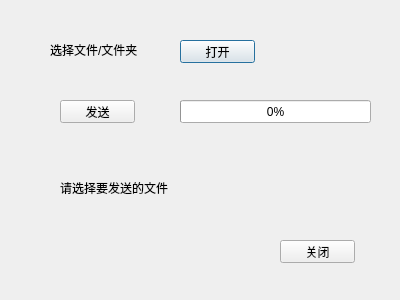
<?xml version="1.0" encoding="UTF-8"?>
<ui version="4.0">
 <class>server</class>
 <widget class="QDialog" name="server">
  <property name="geometry">
   <rect>
    <x>0</x>
    <y>0</y>
    <width>400</width>
    <height>300</height>
   </rect>
  </property>
  <property name="windowTitle">
   <string>Dialog</string>
  </property>
  <widget class="QLabel" name="sstatuslabel">
   <property name="geometry">
    <rect>
     <x>60</x>
     <y>180</y>
     <width>131</width>
     <height>16</height>
    </rect>
   </property>
   <property name="text">
    <string>请选择要发送的文件</string>
   </property>
  </widget>
  <widget class="QLabel" name="label_2">
   <property name="geometry">
    <rect>
     <x>50</x>
     <y>40</y>
     <width>111</width>
     <height>20</height>
    </rect>
   </property>
   <property name="text">
    <string>选择文件/文件夹</string>
   </property>
  </widget>
  <widget class="QProgressBar" name="progressBar">
   <property name="geometry">
    <rect>
     <x>180</x>
     <y>100</y>
     <width>191</width>
     <height>23</height>
    </rect>
   </property>
   <property name="value">
    <number>0</number>
   </property>
  </widget>
  <widget class="QPushButton" name="sopenbtn">
   <property name="geometry">
    <rect>
     <x>180</x>
     <y>40</y>
     <width>75</width>
     <height>23</height>
    </rect>
   </property>
   <property name="text">
    <string>打开</string>
   </property>
  </widget>
  <widget class="QPushButton" name="ssendbtn">
   <property name="geometry">
    <rect>
     <x>60</x>
     <y>100</y>
     <width>75</width>
     <height>23</height>
    </rect>
   </property>
   <property name="text">
    <string>发送</string>
   </property>
  </widget>
  <widget class="QPushButton" name="sclosebtn">
   <property name="geometry">
    <rect>
     <x>280</x>
     <y>240</y>
     <width>75</width>
     <height>23</height>
    </rect>
   </property>
   <property name="text">
    <string>关闭</string>
   </property>
  </widget>
 </widget>
 <resources/>
 <connections/>
</ui>
